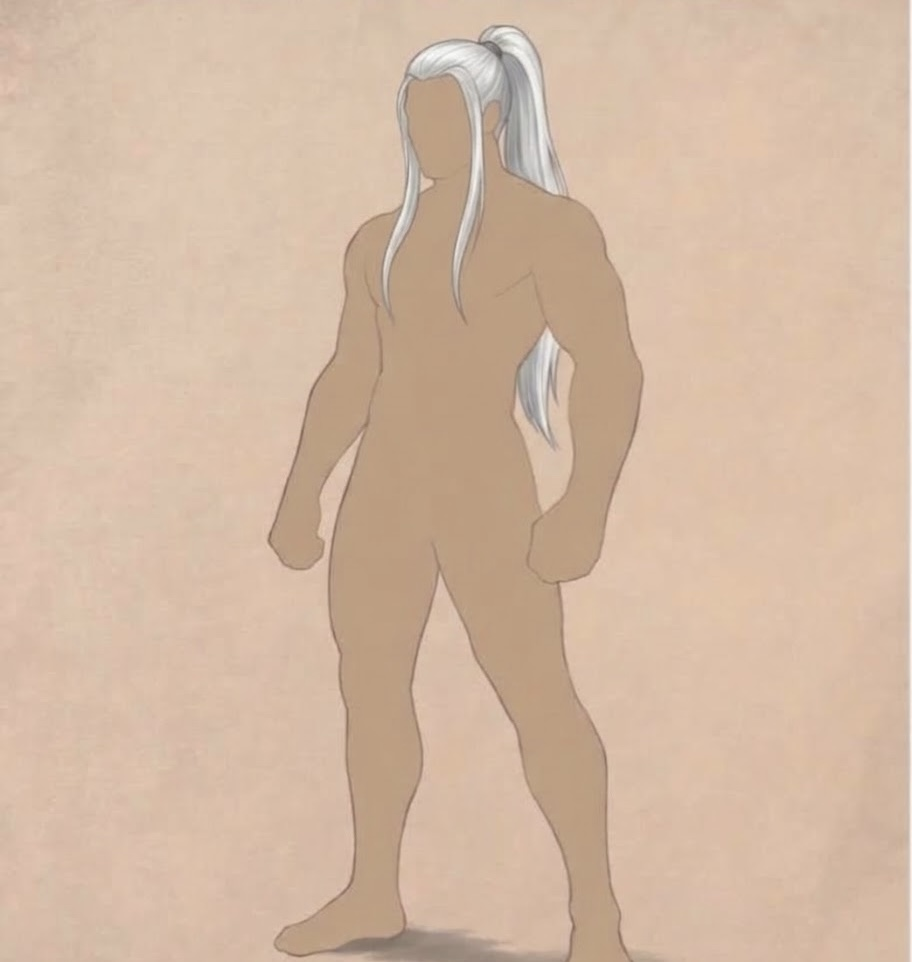
#> input picture Capelli_coda_ciuffi.jpg, 912 x 962 px
$ python process_equipment_assets.py
#> lines starting #> are read from the running program, lines starting #| are printed output that depends on the picture; after the words box and inside, x2 and y2 are one past the last pixel; in counts of white or black regions, pixels touching at a corner belong together
from pathlib import Path
from PIL import Image, ImageFilter
import numpy as np, cv2, json

ROOT=Path(".")
OUT=ROOT/"assets"/"equip"
OUT.mkdir(parents=True,exist_ok=True)

GROUPS={
 "hair":["Capelli_coda_ciuffi.jpg","Capelli_coda_lunga.jpg","Capelli_lunghi.jpg","Capelli_mossi.jpg","Capelli_rasati_lato.jpg","Capelli_rasta.jpg","Capelli_spettinati.jpg","Capelli_trecce.jpg"],
 "armor":["Armatura_arciere.JPG","Armatura_druido.JPG","Armatura_guerriero.JPG","Armatura_mago.JPG"],
 "headgear":["Cappello_mago.JPG","Cappello_punk.JPG","Elmo_drago.JPG","Elmo_leone.JPG"]
}

# [42 lines left out: function grabcut_crop, not called in this run]

manifest={}
for group,files in GROUPS.items():
 for filename in files:
  p=ROOT/filename
  if not p.exists():
   print("MISSING",filename); continue
  im=Image.open(p).convert("RGB")
#> im is the input picture: PIL image 912x962 RGB; mean R, G, B 210.8, 184.8, 163.3
  rgb=np.asarray(im); h,w=rgb.shape[:2]
#> after `h, w = rgb.shape[:2]`: h = 962; w = 912
  if group=="hair":
   # Only isolate the white/silver hairstyle in the upper head region.
   x0,x1=int(w*.34),int(w*.72); y0,y1=0,int(h*.34)
#> after `x0, x1 = (int(w * 0.34), int(w * 0.72))`: x0 = 310; x1 = 656
#> after `y0, y1 = (0, int(h * 0.34))`: y0 = 0; y1 = 327
   crop=rgb[y0:y1,x0:x1]
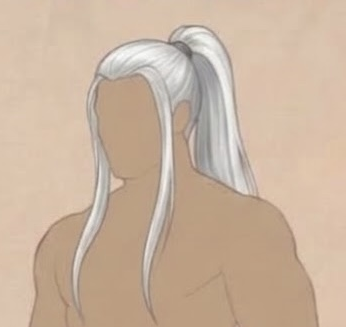
#> crop: shape (327, 346, 3); mean R, G, B 202.5, 180, 159.4
   r,g,b=[crop[:,:,i].astype(np.int16) for i in range(3)]
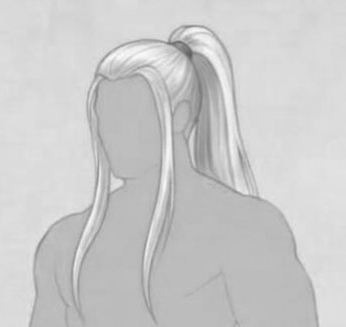
#> r: shape (327, 346) int16; min 92, max 254, mean 202.5
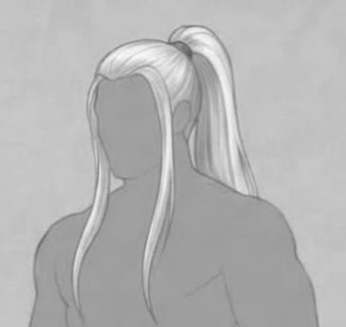
#> g: shape (327, 346) int16; min 88, max 254, mean 180
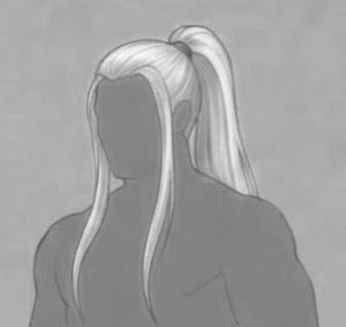
#> b: shape (327, 346) int16; min 85, max 254, mean 159.4
   spread=np.maximum.reduce([r,g,b])-np.minimum.reduce([r,g,b])
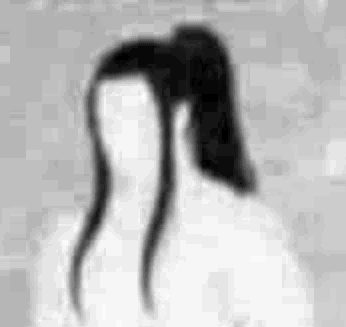
#> spread: shape (327, 346) int16; min 0, max 60, mean 43.1; drawn with min black and max white
   # White/silver hair is near-neutral; skin and parchment are warm.
   alpha=((r-g<13)&(r-b<24)&(spread<72)&(np.maximum.reduce([r,g,b])>65)).astype(np.uint8)*255
#> alpha: shape (327, 346); 11.5% white; 5 white regions (1 under 20 px), largest, box (x1, y1, x2, y2) and area: (97, 26, 250, 272) 11872, (80, 140, 109, 252) 1007, (88, 96, 96, 128) 136, (75, 256, 80, 266) 34
   alpha=cv2.morphologyEx(alpha,cv2.MORPH_CLOSE,np.ones((3,3),np.uint8))
#> alpha: shape (327, 346); 11.6% white; 4 white regions, box (x1, y1, x2, y2) and area: (97, 26, 250, 272) 11888, (80, 140, 109, 252) 1007, (88, 90, 96, 128) 142, (75, 256, 80, 266) 34
   alpha=cv2.morphologyEx(alpha,cv2.MORPH_OPEN,np.ones((2,2),np.uint8))
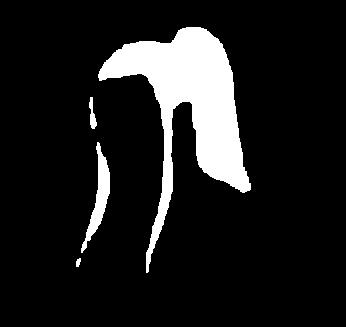
#> alpha: shape (327, 346); 11.5% white; 4 white regions, box (x1, y1, x2, y2) and area: (98, 27, 251, 273) 11887, (81, 142, 110, 253) 1006, (89, 97, 97, 129) 136, (76, 258, 81, 267) 33
   origin=(x0,y0)
#> origin = (310, 0)
  elif group=="armor":
   # Full outfit, excluding parchment margins while retaining cape/armour silhouette.
   roi=(int(w*.12),int(h*.015),int(w*.96),int(h*.99))
   rw,rh=roi[2]-roi[0],roi[3]-roi[1]
   crop,alpha,origin=grabcut_crop(rgb,roi,(int(rw*.35),int(rh*.22),int(rw*.72),int(rh*.72)))
  else:
   # All four head accessories are drawn near the top of their parchment sheet.
   roi=(int(w*.20),0,int(w*.82),int(h*.52))
   rw,rh=roi[2]-roi[0],roi[3]-roi[1]
   crop,alpha,origin=grabcut_crop(rgb,roi,(int(rw*.30),int(rh*.08),int(rw*.70),int(rh*.35)))
  mask=Image.fromarray(alpha).filter(ImageFilter.GaussianBlur(0.55))
  bbox=mask.getbbox()
#> bbox = (74, 25, 253, 275)
  if not bbox:
   print("EMPTY",filename); continue
  cut=Image.fromarray(crop).convert("RGBA")
  cut.putalpha(mask)
  cut=cut.crop(bbox)
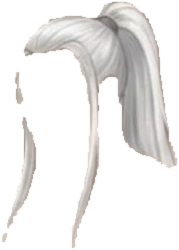
#> cut: PIL image 179x250 RGBA; mean R, G, B, A 192.8, 174.2, 157.2, 74.4; transparent parts drawn white
  outname=Path(filename).stem+".png"
  cut.save(OUT/outname,optimize=True)
  ox,oy=origin
#> ox = 310; oy = 0
  manifest[filename]={"file":"assets/equip/"+outname,"group":group,"x":ox+bbox[0],"y":oy+bbox[1],"width":bbox[2]-bbox[0],"height":bbox[3]-bbox[1],"sourceWidth":w,"sourceHeight":h,"transparentRatio":round(float(np.mean(alpha==0)),3),"opaqueRatio":round(float(np.mean(alpha>220)),3)}
  print("OK",filename,manifest[filename]["x"],manifest[filename]["y"],manifest[filename]["width"],manifest[filename]["height"],"transparent",manifest[filename]["transparentRatio"])
#| OK Capelli_coda_ciuffi.jpg 384 25 179 250 transparent 0.885
(OUT/"manifest.json").write_text(json.dumps(manifest,ensure_ascii=False,indent=2),encoding="utf-8")
print("Processed",len(manifest),"transparent cutouts")
#| Processed 6 transparent cutouts

# Re-run the equipment asset pipeline with the current transparent-cropping logic.
